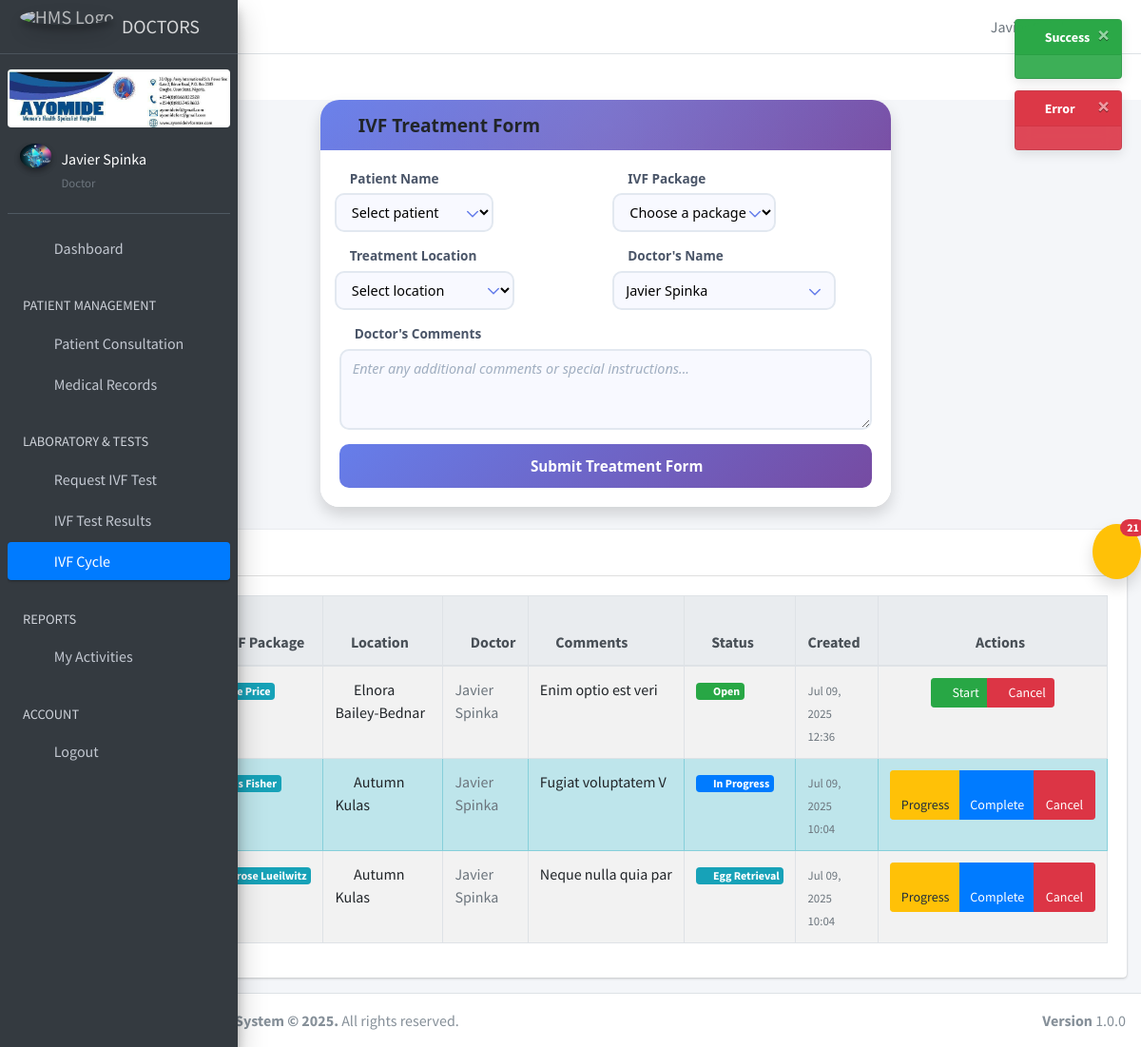
The page /ivf/start/ (signed in) on the database as committed earlier.
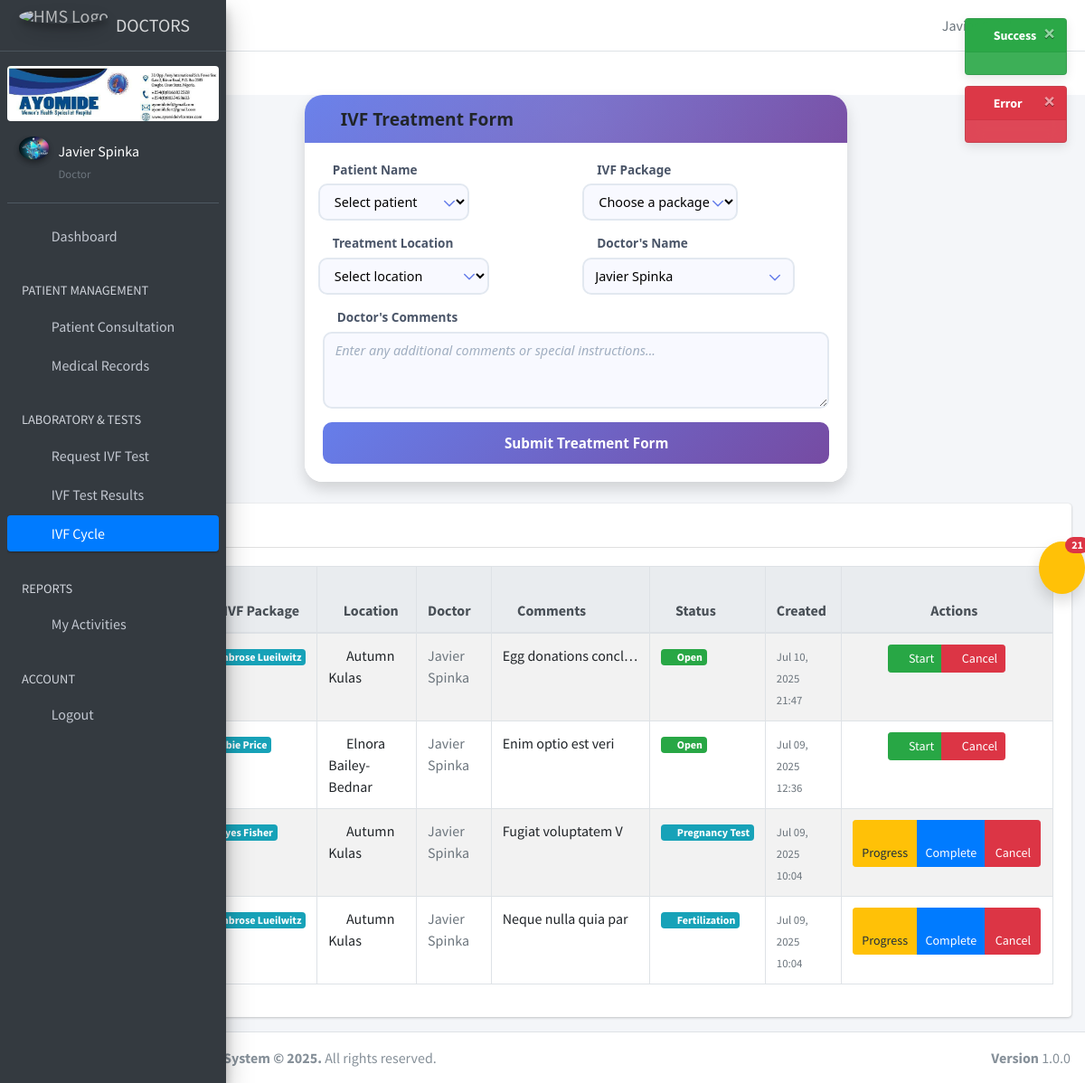
The same page on the database as committed later.
### hospapp/models.py (models this page shows, shortened)
class IVFRecord(models.Model):
    STATUS_CHOICES = [
        ('open', 'Open'),
        ('pending', 'Pending'),
        ('in_progress', 'In Progress'),
        ('stimulation', 'Stimulation Phase'),
        ('egg_retrieval', 'Egg Retrieval'),
        ('fertilization', 'Fertilization'),
        ('embryo_transfer', 'Embryo Transfer'),
        ('luteal_phase', 'Luteal Phase'),
        ('pregnancy_test', 'Pregnancy Test'),
        ('completed', 'Completed'),
        ('cancelled', 'Cancelled'),
    ]
    patient = models.ForeignKey(Patient, on_delete=models.CASCADE)
    ivf_package = models.ForeignKey(IVFPackage, on_delete=models.SET_NULL, null=True)
    treatment_location = models.ForeignKey(TreatmentLocation, on_delete=models.SET_NULL, null=True)
    doctor_name = models.CharField(max_length=255)
    doctor_comments = models.TextField(blank=True)
    created_on = models.DateTimeField(default=timezone.now)
    status = models.CharField(max_length=255, choices=STATUS_CHOICES, default="open") # Added choices here

class IVFPackage(models.Model):
    name = models.CharField(max_length=255)
    Decription = models.CharField(max_length=255)
    price = models.FloatField(max_length=255, default=0.00)
    created_on = models.DateTimeField(default=timezone.now)

class TreatmentLocation(models.Model):
    name = models.CharField(max_length=255)
    address = models.CharField(max_length=255, blank=True)

### hospapp/views.py (the view, shortened to what this page needs)
# urls.py: path('ivf/start/', views.start_ivf, name='start_ivf'),
@login_required
@require_http_methods(["GET", "POST"])
def start_ivf(request):
    if request.method == 'GET':
        context = {
            'patients': Patient.objects.only('id', 'full_name'),
            'packages': IVFPackage.objects.only('id', 'name'),
            'locations': TreatmentLocation.objects.only('id', 'name'),
            'all_ivf_records': IVFRecord.objects.all().select_related('patient', 'ivf_package', 'treatment_location').order_by('-created_on'),
            'ivf_progress_statuses': IVFProgressUpdate.STATUS_CHOICES
        }
        return render(request, 'doctors/start_ivf.html', context)

### hospapp/templates/doctors/start_ivf.html (shortened to what the changed rows need)
{% extends "doctors/base.html" %}
{% load static %}
{%block content%}
<section class="content">
    <div class="container-fluid">
        <div class="row mt-4">
            <div class="col-12">
                <div class="card">
                    <div class="card-header">
                        <div class="card-tools">
                            <button type="button" class="btn btn-tool" data-card-widget="maximize">
                                <i class="fas fa-expand"></i>
                            </button>
                        </div>
                    </div>
                    <div class="card-body">
                        <div class="table-responsive">
                            <table class="table table-bordered table-striped table-hover">
                                <thead class="thead-light">
                                    <tr>
                                        <th>Patient</th>
                                        <th>IVF Package</th>
                                        <th><i class="fas fa-map-marker-alt mr-1"></i>Location</th>
                                        <th><i class="fas fa-user-md mr-1"></i>Doctor</th>
                                        <th><i class="fas fa-comments mr-1"></i>Comments</th>
                                        <th><i class="fas fa-flag mr-1"></i>Status</th>
                                        <th><i class="fas fa-calendar mr-1"></i>Created</th>
                                        <th class="text-center"><i class="fas fa-cogs mr-1"></i>Actions</th>
                                    </tr>
                                </thead>
                                <tbody>
                                    {% for record in all_ivf_records %}
                                    <tr id="ivf-record-{{ record.id }}" class="
                                        {% if record.status == 'in_progress' %}table-info
                                        {% elif record.status == 'completed' %}table-success
                                        {% elif record.status == 'cancelled' %}table-danger
                                        {% endif %}
                                    ">
                                        <td>
                                            <strong>{{ record.patient.full_name }}</strong>
                                            <br>
                                            <small class="text-muted">{{ record.patient.patient_id }}</small>
                                        </td>
                                        <td>
                                            <span class="badge badge-info">{{ record.ivf_package.name }}</span>
                                        </td>
                                        <td>
                                            <i class="fas fa-map-marker-alt text-muted mr-1"></i>
                                            {{ record.treatment_location.name }}
                                        </td>
                                        <td>
                                            <span class="text-muted">{{ record.doctor_name }}</span>
                                        </td>
                                        <td>
                                            {% if record.doctor_comments %}
                                            <span class="text-truncate d-inline-block" style="max-width: 150px;" title="{{ record.doctor_comments }}">
                                                {{ record.doctor_comments }}
                                            </span>
                                            {% else %}
                                            <span class="text-muted font-italic">No comments</span>
                                            {% endif %}
                                        </td>
                                        <td>
                                            {% if record.status == 'open' %}
                                            <span class="badge badge-success">
                                                <i class="fas fa-unlock mr-1"></i>Open
                                            </span>
                                            {% elif record.status == 'pending' %}
                                            <span class="badge badge-warning">
                                                <i class="fas fa-hourglass-half mr-1"></i>Pending
                                            </span>
                                            {% elif record.status == 'in_progress' %}
                                            <span class="badge badge-primary">
                                                <i class="fas fa-cog fa-spin mr-1"></i>In Progress
                                            </span>
                                            {% elif record.status == 'stimulation' %}
                                            <span class="badge badge-info">
                                                <i class="fas fa-syringe mr-1"></i>Stimulation
                                            </span>
                                            {% elif record.status == 'egg_retrieval' %}
                                            <span class="badge badge-info">
                                                <i class="fas fa-egg mr-1"></i>Egg Retrieval
                                            </span>
                                            {% elif record.status == 'fertilization' %}
                                            <span class="badge badge-info">
                                                <i class="fas fa-flask mr-1"></i>Fertilization
                                            </span>
                                            {% elif record.status == 'embryo_transfer' %}
                                            <span class="badge badge-info">
                                                <i class="fas fa-baby-carriage mr-1"></i>Embryo Transfer
                                            </span>
                                            {% elif record.status == 'luteal_phase' %}
                                            <span class="badge badge-info">
                                                <i class="fas fa-calendar-alt mr-1"></i>Luteal Phase
                                            </span>
                                            {% elif record.status == 'pregnancy_test' %}
                                            <span class="badge badge-info">
                                                <i class="fas fa-vial mr-1"></i>Pregnancy Test
                                            </span>
                                            {% elif record.status == 'completed' %}
                                            <span class="badge badge-success">
                                                <i class="fas fa-check-circle mr-1"></i>Completed
                                            </span>
                                            {% elif record.status == 'cancelled' %}
                                            <span class="badge badge-danger">
                                                <i class="fas fa-times-circle mr-1"></i>Cancelled
                                            </span>
                                            {% endif %}
                                        </td>
                                        <td>
                                            <small class="text-muted">
                                                {{ record.created_on|date:"M d, Y" }}<br>
                                                {{ record.created_on|date:"H:i" }}
                                            </small>
                                        </td>
                                        <td class="text-center">
                                            <div class="btn-group">
                                                {% if record.status == 'open' or record.status == 'pending' %}
                                                <button class="btn btn-sm btn-success" data-toggle="modal" data-target="#actionModal"
                                                    data-id="{{ record.id }}" data-action="in_progress" data-title="Start IVF Cycle"
                                                    data-message="Are you sure you want to start this IVF cycle?"
                                                    data-confirm-text="Start Cycle" data-confirm-class="btn-success"
                                                    title="Start Cycle">
                                                    <i class="fas fa-play"></i> Start
                                                </button>
                                                <button class="btn btn-sm btn-danger" data-toggle="modal" data-target="#actionModal"
                                                    data-id="{{ record.id }}" data-action="cancelled" data-title="Cancel IVF Cycle"
                                                    data-message="Are you sure you want to cancel this IVF cycle? This action cannot be undone."
                                                    data-confirm-text="Cancel Cycle" data-confirm-class="btn-danger"
                                                    title="Cancel Cycle">
                                                    <i class="fas fa-times"></i> Cancel
                                                </button>
                                                {% elif record.status == 'in_progress' or record.status == 'stimulation' or record.status == 'egg_retrieval' or record.status == 'fertilization' or record.status == 'embryo_transfer' or record.status == 'luteal_phase' or record.status == 'pregnancy_test' %}
                                                <button class="btn btn-sm btn-warning" data-toggle="modal" data-target="#progressModal" data-record-id="{{ record.id }}" title="View/Update Progress">
                                                    <i class="fas fa-eye"></i> Progress
                                                </button>
                                                <button class="btn btn-sm btn-primary" data-toggle="modal" data-target="#actionModal"
                                                    data-id="{{ record.id }}" data-action="completed" data-title="Complete IVF Cycle"
                                                    data-message="Are you sure you want to mark this IVF cycle as completed?"
                                                    data-confirm-text="Complete Cycle" data-confirm-class="btn-primary"
                                                    title="Complete Cycle">
                                                    <i class="fas fa-check"></i> Complete
                                                </button>
                                                <button class="btn btn-sm btn-danger" data-toggle="modal" data-target="#actionModal"
                                                    data-id="{{ record.id }}" data-action="cancelled" data-title="Cancel IVF Cycle"
                                                    data-message="Are you sure you want to cancel this IVF cycle? This action cannot be undone."
                                                    data-confirm-text="Cancel Cycle" data-confirm-class="btn-danger"
                                                    title="Cancel Cycle">
                                                    <i class="fas fa-times"></i> Cancel
                                                </button>
                                                {% elif record.status == 'completed' or record.status == 'cancelled' %}
                                                <button class="btn btn-sm btn-secondary" data-toggle="modal" data-target="#progressModal"
                                                    data-record-id="{{ record.id }}" title="View Details">
                                                    <i class="fas fa-eye"></i> View Progress
                                                </button>
                                                {% endif %}
                                            </div>
                                        </td>
                                    </tr>
                                    {% endfor %}
                                </tbody>
                            </table>
                        </div>
                    </div>
                </div>
            </div>
        </div>
    </div>
</section>
{%endblock%}

Rows that differ between the two databases and show on the page:
added IVFRecord: ivf_package.name "Ambrose Lueilwitz", treatment_location.name "Autumn Kulas", doctor_name "Javier Spinka", doctor_comments "Egg donations concl…", status "open" (drawn), created_on "Jul 10, 2025", created_on "21:47"
changed IVFRecord "Fugiat voluptatem V": status "In Progress" → "Pregnancy Test"
changed IVFRecord "Neque nulla quia par": status "Egg Retrieval" → "Fertilization"
